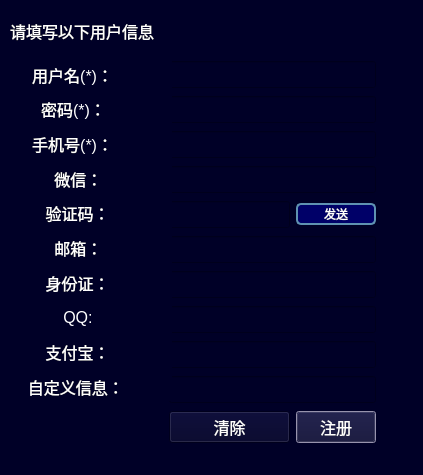
<?xml version="1.0" encoding="UTF-8"?>
<ui version="4.0">
 <class>Dialog</class>
 <widget class="QDialog" name="Dialog">
  <property name="geometry">
   <rect>
    <x>0</x>
    <y>0</y>
    <width>423</width>
    <height>475</height>
   </rect>
  </property>
  <property name="minimumSize">
   <size>
    <width>423</width>
    <height>475</height>
   </size>
  </property>
  <property name="maximumSize">
   <size>
    <width>423</width>
    <height>475</height>
   </size>
  </property>
  <property name="windowTitle">
   <string>注册</string>
  </property>
  <property name="styleSheet">
   <string notr="true">color: rgb(255, 255, 255);
border-color: rgb(255, 7, 23);
background-color: rgb(0, 0, 39);
gridline-color: rgb(85, 85, 127);
selection-color: rgb(255, 107, 39);
selection-background-color: rgb(225, 219, 255);</string>
  </property>
  <widget class="QLabel" name="label_9">
   <property name="geometry">
    <rect>
     <x>10</x>
     <y>20</y>
     <width>201</width>
     <height>21</height>
    </rect>
   </property>
   <property name="font">
    <font>
     <pointsize>12</pointsize>
    </font>
   </property>
   <property name="text">
    <string>请填写以下用户信息</string>
   </property>
  </widget>
  <widget class="QWidget" name="layoutWidget">
   <property name="geometry">
    <rect>
     <x>169</x>
     <y>59</y>
     <width>207</width>
     <height>388</height>
    </rect>
   </property>
   <layout class="QGridLayout" name="gridLayout">
    <item row="6" column="0" colspan="2">
     <widget class="QLineEdit" name="registerEmail">
      <property name="font">
       <font>
        <pointsize>12</pointsize>
       </font>
      </property>
      <property name="inputMask">
       <string/>
      </property>
      <property name="text">
       <string/>
      </property>
      <property name="maxLength">
       <number>20</number>
      </property>
      <property name="cursorPosition">
       <number>0</number>
      </property>
     </widget>
    </item>
    <item row="1" column="0" colspan="2">
     <widget class="QLineEdit" name="registerpassword">
      <property name="font">
       <font>
        <pointsize>12</pointsize>
       </font>
      </property>
      <property name="inputMask">
       <string/>
      </property>
      <property name="text">
       <string/>
      </property>
      <property name="maxLength">
       <number>20</number>
      </property>
      <property name="echoMode">
       <enum>QLineEdit::Password</enum>
      </property>
      <property name="cursorPosition">
       <number>0</number>
      </property>
     </widget>
    </item>
    <item row="4" column="0" colspan="2">
     <widget class="QLineEdit" name="registerwechat">
      <property name="font">
       <font>
        <pointsize>12</pointsize>
       </font>
      </property>
      <property name="inputMask">
       <string/>
      </property>
      <property name="text">
       <string/>
      </property>
      <property name="maxLength">
       <number>20</number>
      </property>
      <property name="cursorPosition">
       <number>0</number>
      </property>
     </widget>
    </item>
    <item row="7" column="0" colspan="2">
     <widget class="QLineEdit" name="registerIDcard">
      <property name="font">
       <font>
        <pointsize>12</pointsize>
       </font>
      </property>
      <property name="inputMask">
       <string/>
      </property>
      <property name="text">
       <string/>
      </property>
      <property name="maxLength">
       <number>20</number>
      </property>
      <property name="cursorPosition">
       <number>0</number>
      </property>
     </widget>
    </item>
    <item row="12" column="1">
     <widget class="QPushButton" name="userregisterbutton">
      <property name="maximumSize">
       <size>
        <width>16777215</width>
        <height>16777215</height>
       </size>
      </property>
      <property name="sizeIncrement">
       <size>
        <width>0</width>
        <height>0</height>
       </size>
      </property>
      <property name="font">
       <font>
        <pointsize>12</pointsize>
       </font>
      </property>
      <property name="text">
       <string>注册</string>
      </property>
      <property name="shortcut">
       <string>Return</string>
      </property>
     </widget>
    </item>
    <item row="0" column="0" colspan="2">
     <widget class="QLineEdit" name="registerusername">
      <property name="font">
       <font>
        <pointsize>12</pointsize>
       </font>
      </property>
      <property name="inputMask">
       <string/>
      </property>
      <property name="text">
       <string/>
      </property>
      <property name="maxLength">
       <number>20</number>
      </property>
      <property name="cursorPosition">
       <number>0</number>
      </property>
     </widget>
    </item>
    <item row="2" column="0" colspan="2">
     <widget class="QLineEdit" name="registerphone">
      <property name="font">
       <font>
        <pointsize>12</pointsize>
       </font>
      </property>
      <property name="inputMask">
       <string/>
      </property>
      <property name="text">
       <string/>
      </property>
      <property name="maxLength">
       <number>15</number>
      </property>
      <property name="cursorPosition">
       <number>0</number>
      </property>
     </widget>
    </item>
    <item row="11" column="0" colspan="2">
     <widget class="QLineEdit" name="registeruserdefineinfo">
      <property name="font">
       <font>
        <pointsize>12</pointsize>
       </font>
      </property>
      <property name="inputMask">
       <string/>
      </property>
      <property name="text">
       <string/>
      </property>
      <property name="maxLength">
       <number>20</number>
      </property>
      <property name="cursorPosition">
       <number>0</number>
      </property>
     </widget>
    </item>
    <item row="12" column="0">
     <widget class="QPushButton" name="userregisterclearButton">
      <property name="font">
       <font>
        <pointsize>12</pointsize>
       </font>
      </property>
      <property name="text">
       <string>清除</string>
      </property>
     </widget>
    </item>
    <item row="10" column="0" colspan="2">
     <widget class="QLineEdit" name="registerpay">
      <property name="font">
       <font>
        <pointsize>12</pointsize>
       </font>
      </property>
      <property name="inputMask">
       <string/>
      </property>
      <property name="text">
       <string/>
      </property>
      <property name="maxLength">
       <number>20</number>
      </property>
      <property name="cursorPosition">
       <number>0</number>
      </property>
     </widget>
    </item>
    <item row="5" column="1">
     <widget class="QPushButton" name="sendregistercode">
      <property name="styleSheet">
       <string notr="true">font: 10pt &quot;新宋体&quot;;
background-color: rgb(0, 0, 104);
    border:2px solid #5F92B2; 
    border-radius:5px;
    color:white;
</string>
      </property>
      <property name="text">
       <string>发送</string>
      </property>
     </widget>
    </item>
    <item row="8" column="0" colspan="2">
     <widget class="QLineEdit" name="registerQQ">
      <property name="font">
       <font>
        <pointsize>12</pointsize>
       </font>
      </property>
      <property name="inputMask">
       <string/>
      </property>
      <property name="text">
       <string/>
      </property>
      <property name="maxLength">
       <number>12</number>
      </property>
      <property name="cursorPosition">
       <number>0</number>
      </property>
     </widget>
    </item>
    <item row="5" column="0">
     <widget class="QLineEdit" name="registercode">
      <property name="font">
       <font>
        <pointsize>12</pointsize>
       </font>
      </property>
      <property name="inputMask">
       <string/>
      </property>
      <property name="text">
       <string/>
      </property>
      <property name="maxLength">
       <number>8</number>
      </property>
      <property name="cursorPosition">
       <number>0</number>
      </property>
     </widget>
    </item>
   </layout>
  </widget>
  <widget class="QWidget" name="layoutWidget">
   <property name="geometry">
    <rect>
     <x>10</x>
     <y>60</y>
     <width>162</width>
     <height>341</height>
    </rect>
   </property>
   <layout class="QVBoxLayout" name="verticalLayout">
    <property name="sizeConstraint">
     <enum>QLayout::SetDefaultConstraint</enum>
    </property>
    <item>
     <widget class="QLabel" name="label_username">
      <property name="font">
       <font>
        <pointsize>12</pointsize>
       </font>
      </property>
      <property name="text">
       <string>     用户名(*)：</string>
      </property>
     </widget>
    </item>
    <item>
     <widget class="QLabel" name="label_passwd">
      <property name="font">
       <font>
        <pointsize>12</pointsize>
       </font>
      </property>
      <property name="text">
       <string>       密码(*)：</string>
      </property>
     </widget>
    </item>
    <item>
     <widget class="QLabel" name="label_phone">
      <property name="font">
       <font>
        <pointsize>12</pointsize>
       </font>
      </property>
      <property name="text">
       <string>     手机号(*)：</string>
      </property>
     </widget>
    </item>
    <item>
     <widget class="QLabel" name="label_wechar">
      <property name="font">
       <font>
        <pointsize>12</pointsize>
       </font>
      </property>
      <property name="text">
       <string>          微信：</string>
      </property>
     </widget>
    </item>
    <item>
     <widget class="QLabel" name="label_registercode">
      <property name="font">
       <font>
        <pointsize>12</pointsize>
       </font>
      </property>
      <property name="text">
       <string>        验证码：</string>
      </property>
     </widget>
    </item>
    <item>
     <widget class="QLabel" name="label_Email">
      <property name="font">
       <font>
        <pointsize>12</pointsize>
       </font>
      </property>
      <property name="text">
       <string>          邮箱：</string>
      </property>
     </widget>
    </item>
    <item>
     <widget class="QLabel" name="label_idCard">
      <property name="font">
       <font>
        <pointsize>12</pointsize>
       </font>
      </property>
      <property name="text">
       <string>        身份证：</string>
      </property>
     </widget>
    </item>
    <item>
     <widget class="QLabel" name="label_QQ">
      <property name="font">
       <font>
        <pointsize>12</pointsize>
       </font>
      </property>
      <property name="text">
       <string>            QQ:</string>
      </property>
     </widget>
    </item>
    <item>
     <widget class="QLabel" name="label_payid">
      <property name="font">
       <font>
        <pointsize>12</pointsize>
       </font>
      </property>
      <property name="text">
       <string>        支付宝：</string>
      </property>
     </widget>
    </item>
    <item>
     <widget class="QLabel" name="label_userdefineinfo">
      <property name="font">
       <font>
        <pointsize>12</pointsize>
       </font>
      </property>
      <property name="text">
       <string>    自定义信息：</string>
      </property>
     </widget>
    </item>
   </layout>
  </widget>
  <widget class="QLabel" name="user_registeredlabel">
   <property name="geometry">
    <rect>
     <x>20</x>
     <y>450</y>
     <width>371</width>
     <height>20</height>
    </rect>
   </property>
   <property name="styleSheet">
    <string notr="true">color: rgb(255, 0, 0);
</string>
   </property>
   <property name="text">
    <string/>
   </property>
  </widget>
 </widget>
 <resources/>
 <connections/>
</ui>
